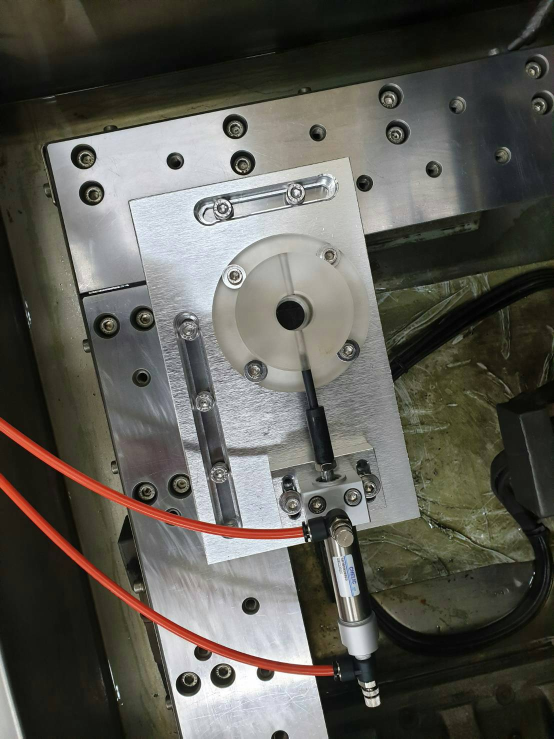
#> input picture object2.jpg, 1108 x 1477 px (shown at 1/2 size)
$ python detect_2.py
#> lines starting #> are read from the running program, lines starting #| are printed output that depends on the picture
import cv2
import numpy as np

src = cv2.imread('object2.jpg')
#> src is the input picture: shape (1477, 1108, 3); mean B, G, R 82.1, 89.2, 90.5
src= cv2.resize(src,None,fx = 0.8,fy = 0.8,interpolation = cv2.INTER_CUBIC)
#> src: shape (1182, 886, 3)
gray = cv2.cvtColor(src,cv2.COLOR_RGB2GRAY)
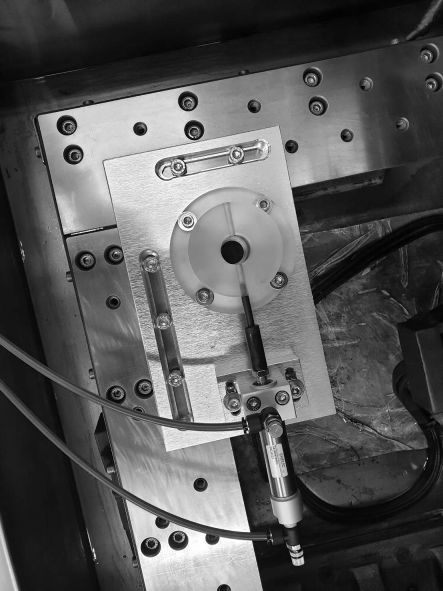
#> gray: shape (1182, 886) (shown at 1/2 size); min 0, max 255, mean 87.2
gray=cv2.medianBlur(gray,5)
edges = cv2.Canny(gray,10,160)
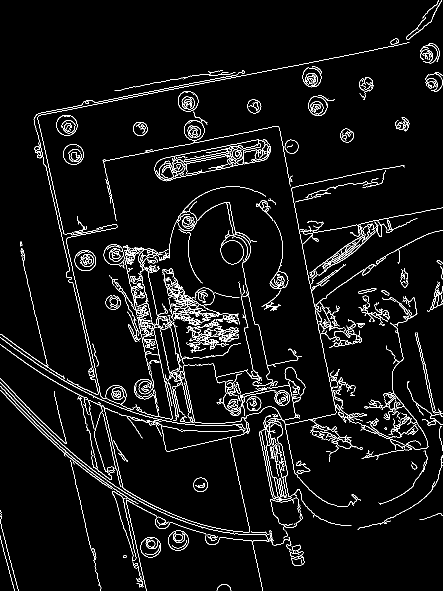
#> edges: shape (1182, 886) (shown at 1/2 size); 4.6% white in thin lines or dots
cv2.imwrite("detect3.jpg",edges)


lines = cv2.HoughLinesP(edges,1,np.pi/180,80,minLineLength =200,maxLineGap =8)
#> lines = [[71, 232, 751, 99], [233, 921, 281, 1129], [91, 331, 139, 541], [207, 812, 292, 1181], [146, 567, 196, 785], [189, 204, 488, 146], [557, 252, 621, 577], [250, 521, 299, 748], [291, 586, 346, 844], [271, 192, 508, 146]]


N = lines.shape[0]
#> N = 10
for n in range(N):
    x1 = lines[n,:,0]
    y1 = lines[n,:,1]
    x2 = lines[n,:,2]
    y2 = lines[n,:,3]
#> (the run stopped early here; a loop or call above may not have finished)
